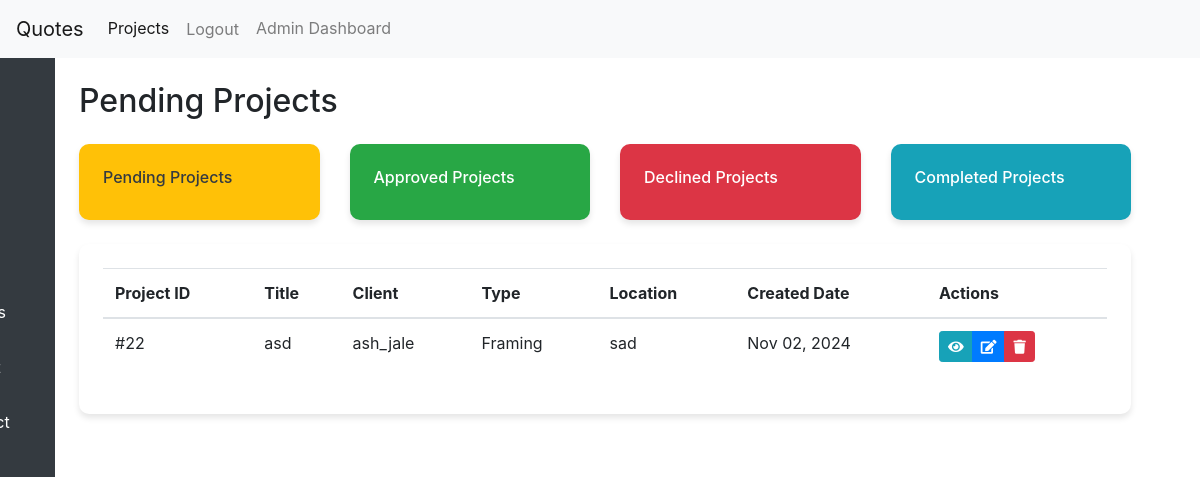
Page /quotes/admin/pending-projects/ (signed in) on the earlier database version.
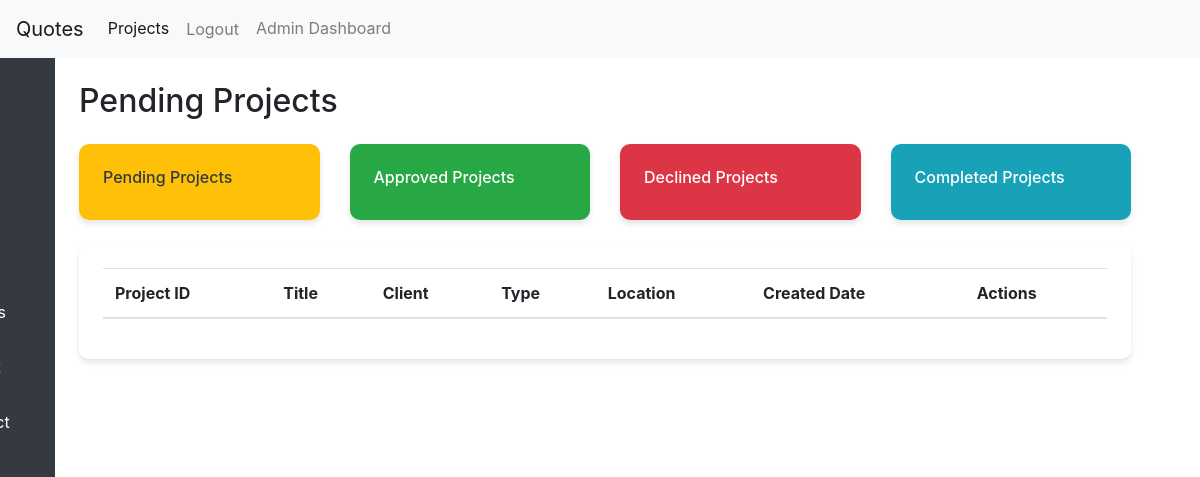
Same page on the later database version.
### quotes/models.py (models this page shows, shortened)
class Project(models.Model):
    STATUS_CHOICES = (
        ('pending', 'Pending'),
        ('pending_review', 'Pending Admin Review'),
        ('quoted', 'Quotation Provided'),
        ('approved_admin', 'Approved by Admin'),
        ('approved_customer', 'Approved by Customer'),
        ('declined_admin', 'Declined by Admin'),
        ('declined_customer', 'Declined by Customer'),
        ('completed', 'Completed'),
        ('pending_admin_review', 'Pending Admin Review'),
    )
    PROJECT_TYPES = (
        ('framing', 'Framing'),
        ('window_and_door_installation', 'Window and Door Installation'),
        ('electrical', 'Electrical'),
        ('plumbing', 'Plumbing'),
    )
    PROJECT_ELEMENTS = (
        ('exterior_wall_framing', 'Exterior Wall Framing'),
        ('roof_framing', 'Roof Framing'),
        ('door_framing', 'Door Framing'),
        ('barn_door', 'Barn Door'),
        ('sliding_door', 'Sliding Door'),
        ('light_switches', 'Light Switches'),
        ('main_panel', 'Main Panel'),
        ('shower_fixture', 'Shower Fixture'),
        ('toilet_installation', 'Toilet Installation')
    )
    user = models.ForeignKey(User, on_delete=models.CASCADE)
    title = models.CharField(max_length=200)
    description = models.TextField(blank=True)
    location = models.CharField(max_length=200, blank=False)
    status = models.CharField(max_length=20, choices=STATUS_CHOICES, default='pending')
    project_type = models.CharField(max_length=100, choices=PROJECT_TYPES)
    area_size = models.DecimalField(max_digits=10, decimal_places=2, help_text="Area size in square meters")
    project_element = models.CharField(max_length=100, choices=PROJECT_ELEMENTS)
    created_at = models.DateTimeField(auto_now_add=True)
    updated_at = models.DateTimeField(auto_now=True)
    materials = models.ManyToManyField(Material, through='ProjectMaterial')
    admin_approved = models.BooleanField(default=False)
    customer_approved = models.BooleanField(default=False)
    total_cost = models.DecimalField(max_digits=10, decimal_places=2, null=True, blank=True)
    admin_notes = models.TextField(blank=True)
    completion_date = models.DateTimeField(null=True, blank=True)
    completion_notes = models.TextField(blank=True)
    class Meta:
        ordering = ['-created_at']

### quotes/views.py (the view)
# urls.py: path('admin/pending-projects/', views.admin_pending_projects, name='admin_pending_projects'),
@staff_member_required
def admin_pending_projects(request):
    projects = Project.objects.filter(status='pending').order_by('-created_at')
    context = {
        'projects': projects,
        'page_title': 'Pending Projects',
    }
    return render(request, 'quotes/admin_dashboard.html', context)

### templates/quotes/admin_dashboard.html (shortened to what the changed rows need)
{% extends 'core/base.html' %}
{% block content %}
<div class="d-flex">
    <div id="page-content-wrapper" class="w-100">
        <div class="container-fluid p-4">
            <h2>{{ page_title }}</h2>
            <div class="card mt-4">
                <div class="card-body">
                    <div class="table-responsive">
                        <table class="table table-hover">
                            <thead>
                                <tr>
                                    <th>Project ID</th>
                                    <th>Title</th>
                                    <th>Client</th>
                                    <th>Type</th>
                                    <th>Location</th>
                                    <th>Created Date</th>
                                    <th>Actions</th>
                                </tr>
                            </thead>
                            <tbody>
                                {% for project in projects %}
                                <tr>
                                    <td>#{{ project.id }}</td>
                                    <td>{{ project.title }}</td>
                                    <td>{{ project.user.username }}</td>
                                    <td>{{ project.get_project_type_display }}</td>
                                    <td>{{ project.location }}</td >
                                    <td>{{ project.created_at|date:"M d, Y" }}</td>
                                    <td>
                                        <div class="btn-group">
                                            <a href="{% url 'project_detail' project.id %}"
                                               class="btn btn-sm btn-info">
                                                <i class="fas fa-eye"></i>
                                            </a>
                                            <button type="button"
                                                    class="btn btn-sm btn-primary"
                                                    data-toggle="modal"
                                                    data-target="#statusModal{{ project.id }}">
                                                <i class="fas fa-edit"></i>
                                            </button>
                                            <a href="{% url 'delete_project' project.id %}"
                                               class="btn btn-sm btn-danger">
                                                <i class="fas fa-trash"></i>
                                            </a>
                                        </div>
                                    </td>
                                </tr>
                                {% endfor %}
                            </tbody>
                        </table>
                    </div>
                </div>
            </div>
        </div>
    </div>
</div>
{% endblock %}

Differences in the rows shown:
removed Project: id "22", title "asd", user.username "ash_jale", project_type "Framing", location "sad", created_at "Nov 02, 2024"
